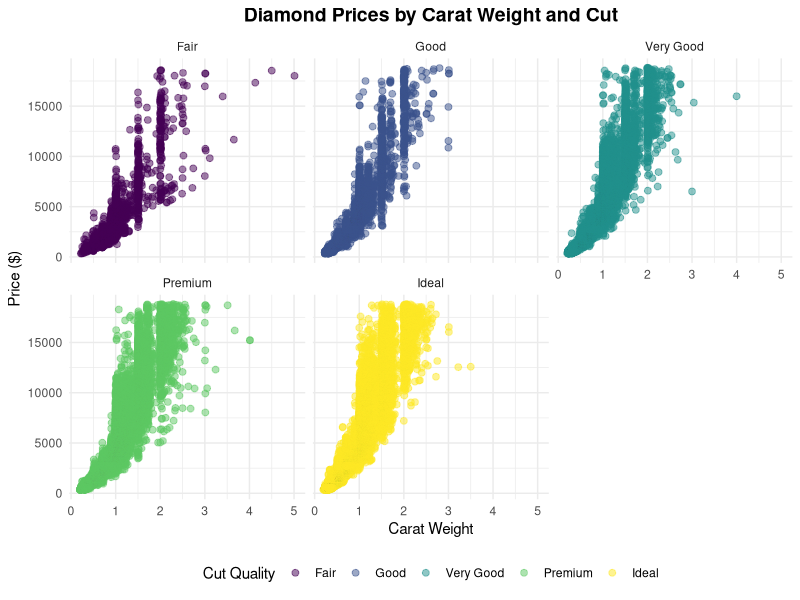

This chart was generated by the following R code:
result <- sum(1:10)
print(result)

# Load tidyverse
library(tidyverse)

# Create a beautiful plot with the diamonds dataset
plot <- ggplot(diamonds, aes(x = carat, y = price, color = cut)) +
  geom_point(alpha = 0.5, size = 2) +
  facet_wrap(~cut) +
  theme_minimal() +
  labs(
    title = "Diamond Prices by Carat Weight and Cut",
    x = "Carat Weight",
    y = "Price ($)",
    color = "Cut Quality"
  ) +
  theme(
    plot.title = element_text(size = 14, face = "bold", hjust = 0.5),
    legend.position = "bottom"
  )

# Save the plot
ggsave("diamonds-1.png", plot, width = 12, height = 6, dpi = 300)
print("Plot saved as diamonds-1.png")
